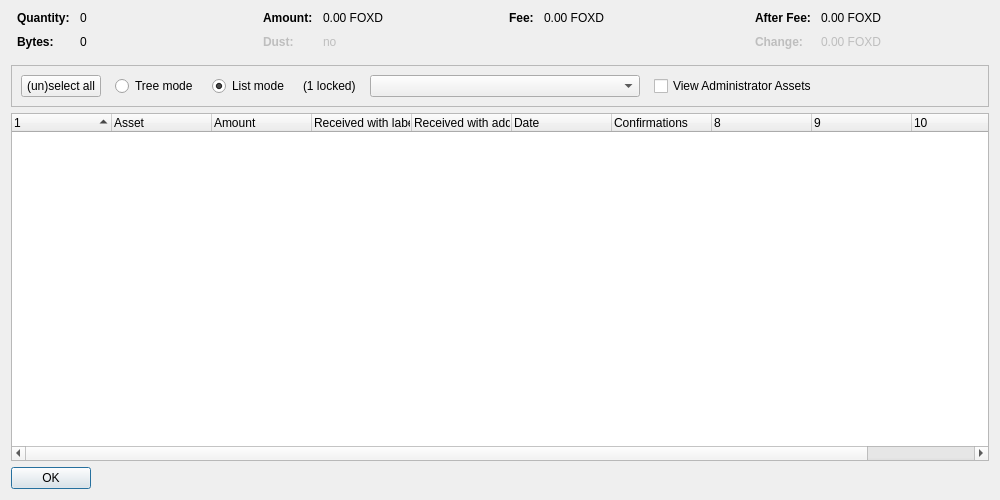
<?xml version="1.0" encoding="UTF-8"?>
<ui version="4.0">
 <class>AssetControlDialog</class>
 <widget class="QDialog" name="AssetControlDialog">
  <property name="geometry">
   <rect>
    <x>0</x>
    <y>0</y>
    <width>1000</width>
    <height>500</height>
   </rect>
  </property>
  <property name="windowTitle">
   <string>Asset Selection</string>
  </property>
  <layout class="QVBoxLayout" name="verticalLayout">
   <item>
    <layout class="QHBoxLayout" name="horizontalLayoutTop" stretch="0,0,0,0">
     <property name="topMargin">
      <number>0</number>
     </property>
     <property name="bottomMargin">
      <number>10</number>
     </property>
     <item>
      <layout class="QFormLayout" name="formLayoutAssetControl1">
       <property name="horizontalSpacing">
        <number>10</number>
       </property>
       <property name="verticalSpacing">
        <number>10</number>
       </property>
       <property name="leftMargin">
        <number>6</number>
       </property>
       <property name="rightMargin">
        <number>6</number>
       </property>
       <item row="0" column="0">
        <widget class="QLabel" name="labelAssetControlQuantityText">
         <property name="font">
          <font>
           <weight>75</weight>
           <bold>true</bold>
          </font>
         </property>
         <property name="text">
          <string>Quantity:</string>
         </property>
        </widget>
       </item>
       <item row="0" column="1">
        <widget class="QLabel" name="labelAssetControlQuantity">
         <property name="cursor">
          <cursorShape>IBeamCursor</cursorShape>
         </property>
         <property name="contextMenuPolicy">
          <enum>Qt::ActionsContextMenu</enum>
         </property>
         <property name="text">
          <string notr="true">0</string>
         </property>
         <property name="textInteractionFlags">
          <set>Qt::LinksAccessibleByMouse|Qt::TextSelectableByKeyboard|Qt::TextSelectableByMouse</set>
         </property>
        </widget>
       </item>
       <item row="1" column="0">
        <widget class="QLabel" name="labelAssetControlBytesText">
         <property name="font">
          <font>
           <weight>75</weight>
           <bold>true</bold>
          </font>
         </property>
         <property name="text">
          <string>Bytes:</string>
         </property>
        </widget>
       </item>
       <item row="1" column="1">
        <widget class="QLabel" name="labelAssetControlBytes">
         <property name="cursor">
          <cursorShape>IBeamCursor</cursorShape>
         </property>
         <property name="contextMenuPolicy">
          <enum>Qt::ActionsContextMenu</enum>
         </property>
         <property name="text">
          <string notr="true">0</string>
         </property>
         <property name="textInteractionFlags">
          <set>Qt::LinksAccessibleByMouse|Qt::TextSelectableByKeyboard|Qt::TextSelectableByMouse</set>
         </property>
        </widget>
       </item>
      </layout>
     </item>
     <item>
      <layout class="QFormLayout" name="formLayoutAssetControl2">
       <property name="horizontalSpacing">
        <number>10</number>
       </property>
       <property name="verticalSpacing">
        <number>10</number>
       </property>
       <property name="leftMargin">
        <number>6</number>
       </property>
       <property name="rightMargin">
        <number>6</number>
       </property>
       <item row="0" column="0">
        <widget class="QLabel" name="labelAssetControlAmountText">
         <property name="font">
          <font>
           <weight>75</weight>
           <bold>true</bold>
          </font>
         </property>
         <property name="text">
          <string>Amount:</string>
         </property>
        </widget>
       </item>
       <item row="0" column="1">
        <widget class="QLabel" name="labelAssetControlAmount">
         <property name="cursor">
          <cursorShape>IBeamCursor</cursorShape>
         </property>
         <property name="contextMenuPolicy">
          <enum>Qt::ActionsContextMenu</enum>
         </property>
         <property name="text">
          <string notr="true">0.00 FOXD</string>
         </property>
         <property name="textInteractionFlags">
          <set>Qt::LinksAccessibleByMouse|Qt::TextSelectableByKeyboard|Qt::TextSelectableByMouse</set>
         </property>
        </widget>
       </item>
       <item row="1" column="0">
        <widget class="QLabel" name="labelAssetControlLowOutputText">
         <property name="enabled">
          <bool>false</bool>
         </property>
         <property name="font">
          <font>
           <weight>75</weight>
           <bold>true</bold>
          </font>
         </property>
         <property name="text">
          <string>Dust:</string>
         </property>
        </widget>
       </item>
       <item row="1" column="1">
        <widget class="QLabel" name="labelAssetControlLowOutput">
         <property name="enabled">
          <bool>false</bool>
         </property>
         <property name="cursor">
          <cursorShape>IBeamCursor</cursorShape>
         </property>
         <property name="contextMenuPolicy">
          <enum>Qt::ActionsContextMenu</enum>
         </property>
         <property name="text">
          <string notr="true">no</string>
         </property>
         <property name="textInteractionFlags">
          <set>Qt::LinksAccessibleByMouse|Qt::TextSelectableByKeyboard|Qt::TextSelectableByMouse</set>
         </property>
        </widget>
       </item>
      </layout>
     </item>
     <item>
      <layout class="QFormLayout" name="formLayoutAssetControl3">
       <property name="horizontalSpacing">
        <number>10</number>
       </property>
       <property name="verticalSpacing">
        <number>10</number>
       </property>
       <property name="leftMargin">
        <number>6</number>
       </property>
       <property name="rightMargin">
        <number>6</number>
       </property>
       <item row="0" column="0">
        <widget class="QLabel" name="labelAssetControlFeeText">
         <property name="font">
          <font>
           <weight>75</weight>
           <bold>true</bold>
          </font>
         </property>
         <property name="text">
          <string>Fee:</string>
         </property>
        </widget>
       </item>
       <item row="0" column="1">
        <widget class="QLabel" name="labelAssetControlFee">
         <property name="cursor">
          <cursorShape>IBeamCursor</cursorShape>
         </property>
         <property name="contextMenuPolicy">
          <enum>Qt::ActionsContextMenu</enum>
         </property>
         <property name="text">
          <string notr="true">0.00 FOXD</string>
         </property>
         <property name="textInteractionFlags">
          <set>Qt::LinksAccessibleByMouse|Qt::TextSelectableByKeyboard|Qt::TextSelectableByMouse</set>
         </property>
        </widget>
       </item>
      </layout>
     </item>
     <item>
      <layout class="QFormLayout" name="formLayoutAssetControl4">
       <property name="horizontalSpacing">
        <number>10</number>
       </property>
       <property name="verticalSpacing">
        <number>10</number>
       </property>
       <property name="leftMargin">
        <number>6</number>
       </property>
       <property name="rightMargin">
        <number>6</number>
       </property>
       <item row="0" column="0">
        <widget class="QLabel" name="labelAssetControlAfterFeeText">
         <property name="font">
          <font>
           <weight>75</weight>
           <bold>true</bold>
          </font>
         </property>
         <property name="text">
          <string>After Fee:</string>
         </property>
        </widget>
       </item>
       <item row="0" column="1">
        <widget class="QLabel" name="labelAssetControlAfterFee">
         <property name="cursor">
          <cursorShape>IBeamCursor</cursorShape>
         </property>
         <property name="contextMenuPolicy">
          <enum>Qt::ActionsContextMenu</enum>
         </property>
         <property name="text">
          <string notr="true">0.00 FOXD</string>
         </property>
         <property name="textInteractionFlags">
          <set>Qt::LinksAccessibleByMouse|Qt::TextSelectableByKeyboard|Qt::TextSelectableByMouse</set>
         </property>
        </widget>
       </item>
       <item row="1" column="0">
        <widget class="QLabel" name="labelAssetControlChangeText">
         <property name="enabled">
          <bool>false</bool>
         </property>
         <property name="font">
          <font>
           <weight>75</weight>
           <bold>true</bold>
          </font>
         </property>
         <property name="text">
          <string>Change:</string>
         </property>
        </widget>
       </item>
       <item row="1" column="1">
        <widget class="QLabel" name="labelAssetControlChange">
         <property name="enabled">
          <bool>false</bool>
         </property>
         <property name="cursor">
          <cursorShape>IBeamCursor</cursorShape>
         </property>
         <property name="contextMenuPolicy">
          <enum>Qt::ActionsContextMenu</enum>
         </property>
         <property name="text">
          <string notr="true">0.00 FOXD</string>
         </property>
         <property name="textInteractionFlags">
          <set>Qt::LinksAccessibleByMouse|Qt::TextSelectableByKeyboard|Qt::TextSelectableByMouse</set>
         </property>
        </widget>
       </item>
      </layout>
     </item>
    </layout>
   </item>
   <item>
    <widget class="QFrame" name="frame">
     <property name="minimumSize">
      <size>
       <width>0</width>
       <height>40</height>
      </size>
     </property>
     <property name="frameShape">
      <enum>QFrame::StyledPanel</enum>
     </property>
     <property name="frameShadow">
      <enum>QFrame::Sunken</enum>
     </property>
     <layout class="QHBoxLayout" name="horizontalLayout">
      <item>
       <layout class="QHBoxLayout" name="horizontalLayoutPanel" stretch="0,0,0,0,0,0,0">
        <property name="spacing">
         <number>14</number>
        </property>
        <item>
         <widget class="QPushButton" name="pushButtonSelectAll">
          <property name="sizePolicy">
           <sizepolicy hsizetype="Maximum" vsizetype="Fixed">
            <horstretch>0</horstretch>
            <verstretch>0</verstretch>
           </sizepolicy>
          </property>
          <property name="text">
           <string>(un)select all</string>
          </property>
          <property name="autoDefault">
           <bool>false</bool>
          </property>
         </widget>
        </item>
        <item>
         <widget class="QRadioButton" name="radioTreeMode">
          <property name="sizePolicy">
           <sizepolicy hsizetype="Maximum" vsizetype="Fixed">
            <horstretch>0</horstretch>
            <verstretch>0</verstretch>
           </sizepolicy>
          </property>
          <property name="text">
           <string>Tree mode</string>
          </property>
         </widget>
        </item>
        <item>
         <widget class="QRadioButton" name="radioListMode">
          <property name="sizePolicy">
           <sizepolicy hsizetype="Maximum" vsizetype="Fixed">
            <horstretch>0</horstretch>
            <verstretch>0</verstretch>
           </sizepolicy>
          </property>
          <property name="text">
           <string>List mode</string>
          </property>
          <property name="checked">
           <bool>true</bool>
          </property>
         </widget>
        </item>
        <item>
         <widget class="QLabel" name="labelLocked">
          <property name="text">
           <string notr="true">(1 locked)</string>
          </property>
         </widget>
        </item>
        <item>
         <widget class="QComboBox" name="assetList">
          <property name="minimumContentsLength">
           <number>30</number>
          </property>
         </widget>
        </item>
        <item>
         <widget class="QCheckBox" name="viewAdministrator">
          <property name="toolTip">
           <string>View assets that you have the ownership asset for</string>
          </property>
          <property name="text">
           <string>View Administrator Assets</string>
          </property>
         </widget>
        </item>
        <item>
         <spacer name="horizontalSpacer">
          <property name="orientation">
           <enum>Qt::Horizontal</enum>
          </property>
          <property name="sizeHint" stdset="0">
           <size>
            <width>40</width>
            <height>20</height>
           </size>
          </property>
         </spacer>
        </item>
       </layout>
      </item>
     </layout>
    </widget>
   </item>
   <item>
    <widget class="AssetControlTreeWidget" name="treeWidget">
     <property name="contextMenuPolicy">
      <enum>Qt::CustomContextMenu</enum>
     </property>
     <property name="sortingEnabled">
      <bool>false</bool>
     </property>
     <property name="columnCount">
      <number>11</number>
     </property>
     <attribute name="headerShowSortIndicator" stdset="0">
      <bool>true</bool>
     </attribute>
     <attribute name="headerStretchLastSection">
      <bool>false</bool>
     </attribute>
     <column>
      <property name="text">
       <string/>
      </property>
     </column>
     <column>
      <property name="text">
       <string>Asset</string>
      </property>
     </column>
     <column>
      <property name="text">
       <string>Amount</string>
      </property>
     </column>
     <column>
      <property name="text">
       <string>Received with label</string>
      </property>
     </column>
     <column>
      <property name="text">
       <string>Received with address</string>
      </property>
     </column>
     <column>
      <property name="text">
       <string>Date</string>
      </property>
     </column>
     <column>
      <property name="text">
       <string>Confirmations</string>
      </property>
      <property name="toolTip">
       <string>Confirmed</string>
      </property>
     </column>
     <column>
      <property name="text">
       <string/>
      </property>
     </column>
     <column>
      <property name="text">
       <string/>
      </property>
     </column>
     <column>
      <property name="text">
       <string/>
      </property>
     </column>
     <column>
      <property name="text">
       <string/>
      </property>
     </column>
    </widget>
   </item>
   <item>
    <widget class="QDialogButtonBox" name="buttonBox">
     <property name="sizePolicy">
      <sizepolicy hsizetype="Maximum" vsizetype="Fixed">
       <horstretch>0</horstretch>
       <verstretch>0</verstretch>
      </sizepolicy>
     </property>
     <property name="orientation">
      <enum>Qt::Horizontal</enum>
     </property>
     <property name="standardButtons">
      <set>QDialogButtonBox::Ok</set>
     </property>
    </widget>
   </item>
  </layout>
 </widget>
 <customwidgets>
  <customwidget>
   <class>AssetControlTreeWidget</class>
   <extends>QTreeWidget</extends>
   <header location="global">assetcontroltreewidget.h</header>
  </customwidget>
 </customwidgets>
 <resources/>
 <connections/>
</ui>
